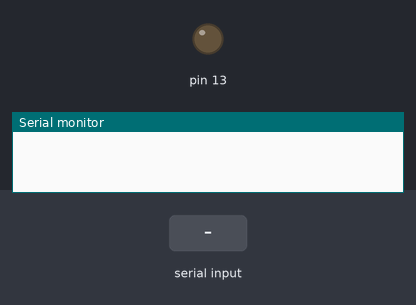
A sketch run on a simulated Arduino Uno, built with avr-gcc and run on an emulated ATmega328P. Shown: output pins drawn as LEDs (lit = HIGH), the last lines printed to the serial monitor. The inputs (shaded band) are chosen by the test bench.

Above: at 1.2 s.
1.3 s: "90,45\n" received over Serial
At 1.7 s:
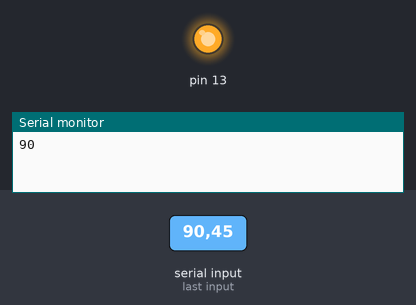
2.8 s: "5\n" received over Serial
At 3.7 s:
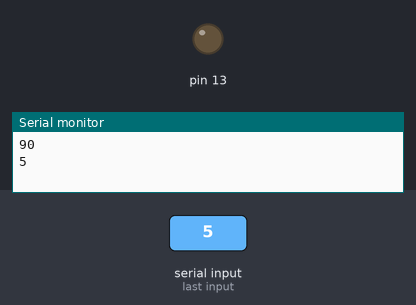
4.3 s: "30,150\n" received over Serial
At 5.2 s:
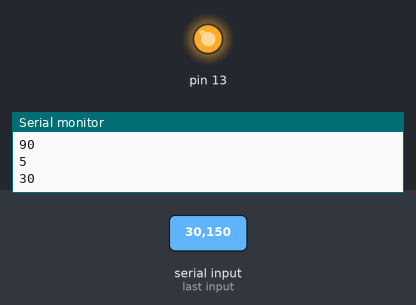
Timing chart, 0 to 7.3 s (numbered marks = the images above; inputs shaded):
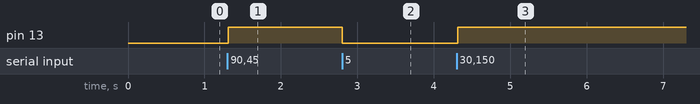

The sketch:

MAQUINADETORQUE2.ino
```cpp
String readString;

void setup() {
  Serial.begin(9600);
  //Serial.println("serial test 0021");
  pinMode(13, OUTPUT);
}

void loop() {

  while (Serial.available()) {
    delay(2);  //delay to allow byte to arrive in input buffer
    char c = Serial.read();
    readString += c;

  }

  if (readString.length() >0) {
    Serial.println(readString.toInt());
    if(readString.toInt()>20)
      digitalWrite(13, HIGH);
    else
      digitalWrite(13, LOW);
    readString="";

  }
}
```

Measured:
- after the input at 1.3 s, pin 13: LOW → HIGH at once
- after the input at 2.8 s, pin 13: HIGH → LOW at once
- after the input at 4.3 s, pin 13: LOW → HIGH at once
